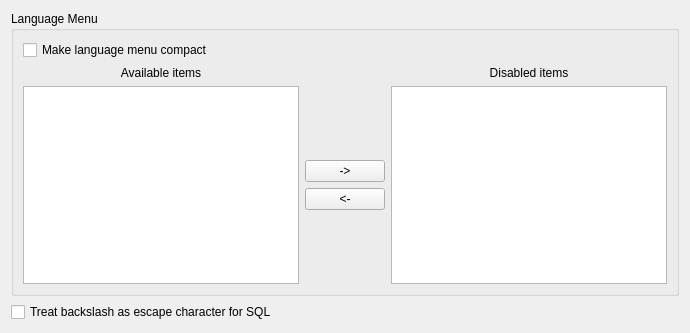
<?xml version="1.0" encoding="UTF-8"?>
<ui version="4.0">
 <class>PreferenceSubLanguageDlg</class>
 <widget class="QWidget" name="PreferenceSubLanguageDlg">
  <property name="geometry"><rect><x>0</x><y>0</y><width>690</width><height>333</height></rect></property>
  <layout class="QVBoxLayout" name="layout1">
   <item>
    <widget class="QGroupBox" name="checkLangmenuGrStatic">
     <property name="nppId" stdset="0"><number>6508</number></property>
     <property name="title"><string>Language Menu</string></property>
     <layout class="QVBoxLayout" name="layout2">
      <item>
       <widget class="QCheckBox" name="checkLangmenucompact">
        <property name="nppId" stdset="0"><number>6507</number></property>
        <property name="text"><string>Make language menu compact</string></property>
       </widget>
      </item>
      <item>
       <layout class="QGridLayout" name="layout3" columnstretch="1,0,1">
        <item row="0" column="0">
         <widget class="QLabel" name="enableditemsStatic">
          <property name="nppId" stdset="0"><number>6505</number></property>
          <property name="text"><string>Available items</string></property>
          <property name="alignment"><set>Qt::AlignCenter</set></property>
         </widget>
        </item>
        <item row="0" column="2">
         <widget class="QLabel" name="disableditemsStatic">
          <property name="nppId" stdset="0"><number>6506</number></property>
          <property name="text"><string>Disabled items</string></property>
          <property name="alignment"><set>Qt::AlignCenter</set></property>
         </widget>
        </item>
        <item row="1" column="0">
         <widget class="QListWidget" name="listEnabledlang">
          <property name="nppId" stdset="0"><number>6501</number></property>
         </widget>
        </item>
        <item row="1" column="1">
         <layout class="QVBoxLayout" name="layout4">
          <item>
           <spacer name="spacer5">
            <property name="orientation"><enum>Qt::Vertical</enum></property>
            <property name="sizeType"><enum>QSizePolicy::Expanding</enum></property>
            <property name="sizeHint" stdset="0"><size><width>0</width><height>0</height></size></property>
           </spacer>
          </item>
          <item>
           <widget class="QPushButton" name="buttonRemove">
            <property name="nppId" stdset="0"><number>6503</number></property>
            <property name="text"><string>-&gt;</string></property>
            <property name="autoDefault"><bool>false</bool></property>
           </widget>
          </item>
          <item>
           <widget class="QPushButton" name="buttonRestore">
            <property name="nppId" stdset="0"><number>6504</number></property>
            <property name="text"><string>&lt;-</string></property>
            <property name="autoDefault"><bool>false</bool></property>
           </widget>
          </item>
          <item>
           <spacer name="spacer6">
            <property name="orientation"><enum>Qt::Vertical</enum></property>
            <property name="sizeType"><enum>QSizePolicy::Expanding</enum></property>
            <property name="sizeHint" stdset="0"><size><width>0</width><height>0</height></size></property>
           </spacer>
          </item>
         </layout>
        </item>
        <item row="1" column="2">
         <widget class="QListWidget" name="listDisabledlang">
          <property name="nppId" stdset="0"><number>6502</number></property>
         </widget>
        </item>
       </layout>
      </item>
     </layout>
    </widget>
   </item>
   <item>
    <widget class="QCheckBox" name="checkBackslashisescapecharacterforsql">
     <property name="nppId" stdset="0"><number>6335</number></property>
     <property name="text"><string>Treat backslash as escape character for SQL</string></property>
    </widget>
   </item>
  </layout>
 </widget>
 <resources/>
 <connections/>
</ui>
